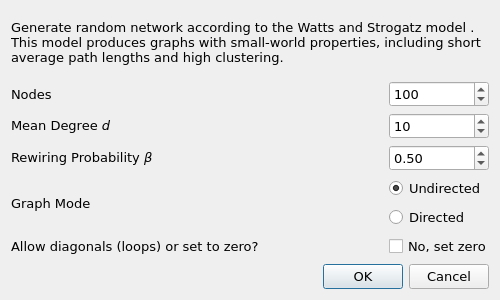
<?xml version="1.0" encoding="UTF-8"?>
<ui version="4.0">
 <class>RandSmallWorldDialog</class>
 <widget class="QDialog" name="RandSmallWorldDialog">
  <property name="geometry">
   <rect>
    <x>0</x>
    <y>0</y>
    <width>500</width>
    <height>300</height>
   </rect>
  </property>
  <property name="sizePolicy">
   <sizepolicy hsizetype="Minimum" vsizetype="Minimum">
    <horstretch>0</horstretch>
    <verstretch>0</verstretch>
   </sizepolicy>
  </property>
  <property name="minimumSize">
   <size>
    <width>500</width>
    <height>300</height>
   </size>
  </property>
  <property name="maximumSize">
   <size>
    <width>550</width>
    <height>350</height>
   </size>
  </property>
  <property name="font">
   <font>
    <family>DejaVu Sans</family>
   </font>
  </property>
  <property name="windowTitle">
   <string>Dialog</string>
  </property>
  <layout class="QGridLayout" name="gridLayout">
   <item row="0" column="0">
    <widget class="QLabel" name="label_2">
     <property name="sizePolicy">
      <sizepolicy hsizetype="MinimumExpanding" vsizetype="Preferred">
       <horstretch>0</horstretch>
       <verstretch>0</verstretch>
      </sizepolicy>
     </property>
     <property name="minimumSize">
      <size>
       <width>450</width>
       <height>50</height>
      </size>
     </property>
     <property name="font">
      <font>
       <pointsize>10</pointsize>
       <weight>50</weight>
       <italic>false</italic>
       <bold>false</bold>
       <underline>false</underline>
      </font>
     </property>
     <property name="frameShape">
      <enum>QFrame::NoFrame</enum>
     </property>
     <property name="frameShadow">
      <enum>QFrame::Sunken</enum>
     </property>
     <property name="text">
      <string>Generate random network according to the Watts and Strogatz model .
 This model produces graphs with small-world properties, including
 short average path lengths and high clustering.
</string>
     </property>
     <property name="textFormat">
      <enum>Qt::RichText</enum>
     </property>
     <property name="wordWrap">
      <bool>true</bool>
     </property>
    </widget>
   </item>
   <item row="1" column="0">
    <layout class="QHBoxLayout" name="horizontalLayout_2">
     <item>
      <widget class="QLabel" name="nodesLabel">
       <property name="sizePolicy">
        <sizepolicy hsizetype="MinimumExpanding" vsizetype="Preferred">
         <horstretch>0</horstretch>
         <verstretch>0</verstretch>
        </sizepolicy>
       </property>
       <property name="minimumSize">
        <size>
         <width>380</width>
         <height>0</height>
        </size>
       </property>
       <property name="font">
        <font>
         <pointsize>10</pointsize>
        </font>
       </property>
       <property name="text">
        <string>Nodes</string>
       </property>
      </widget>
     </item>
     <item>
      <widget class="QSpinBox" name="nodesSpinBox">
       <property name="sizePolicy">
        <sizepolicy hsizetype="Fixed" vsizetype="Fixed">
         <horstretch>0</horstretch>
         <verstretch>0</verstretch>
        </sizepolicy>
       </property>
       <property name="minimumSize">
        <size>
         <width>100</width>
         <height>0</height>
        </size>
       </property>
       <property name="font">
        <font>
         <pointsize>10</pointsize>
        </font>
       </property>
       <property name="toolTip">
        <string>&lt;html&gt;&lt;head/&gt;&lt;body&gt;&lt;p&gt;The resulting graph will have N nodes and N*d/2 edges&lt;/p&gt;&lt;/body&gt;&lt;/html&gt;</string>
       </property>
       <property name="minimum">
        <number>4</number>
       </property>
       <property name="maximum">
        <number>9999</number>
       </property>
       <property name="value">
        <number>100</number>
       </property>
      </widget>
     </item>
    </layout>
   </item>
   <item row="2" column="0">
    <layout class="QHBoxLayout" name="horizontalLayout_6">
     <property name="sizeConstraint">
      <enum>QLayout::SetMinimumSize</enum>
     </property>
     <item>
      <widget class="QLabel" name="label_4">
       <property name="sizePolicy">
        <sizepolicy hsizetype="MinimumExpanding" vsizetype="Preferred">
         <horstretch>0</horstretch>
         <verstretch>0</verstretch>
        </sizepolicy>
       </property>
       <property name="minimumSize">
        <size>
         <width>380</width>
         <height>0</height>
        </size>
       </property>
       <property name="font">
        <font>
         <pointsize>10</pointsize>
        </font>
       </property>
       <property name="text">
        <string>&lt;html&gt;&lt;head/&gt;&lt;body&gt;&lt;p&gt;Mean Degree &lt;span style=&quot; font-style:italic;&quot;&gt;d&lt;/span&gt;&lt;/p&gt;&lt;/body&gt;&lt;/html&gt;</string>
       </property>
      </widget>
     </item>
     <item>
      <widget class="QSpinBox" name="degreeSpinBox">
       <property name="minimumSize">
        <size>
         <width>100</width>
         <height>0</height>
        </size>
       </property>
       <property name="font">
        <font>
         <pointsize>10</pointsize>
        </font>
       </property>
       <property name="toolTip">
        <string>&lt;html&gt;&lt;head/&gt;&lt;body&gt;&lt;p&gt;This is the mean edge degree each new node will have&lt;/p&gt;&lt;/body&gt;&lt;/html&gt;</string>
       </property>
       <property name="minimum">
        <number>2</number>
       </property>
       <property name="maximum">
        <number>9999</number>
       </property>
       <property name="singleStep">
        <number>2</number>
       </property>
       <property name="value">
        <number>10</number>
       </property>
      </widget>
     </item>
    </layout>
   </item>
   <item row="3" column="0">
    <layout class="QHBoxLayout" name="horizontalLayout">
     <item>
      <widget class="QLabel" name="probLabel">
       <property name="sizePolicy">
        <sizepolicy hsizetype="MinimumExpanding" vsizetype="Preferred">
         <horstretch>0</horstretch>
         <verstretch>0</verstretch>
        </sizepolicy>
       </property>
       <property name="minimumSize">
        <size>
         <width>400</width>
         <height>0</height>
        </size>
       </property>
       <property name="font">
        <font>
         <pointsize>10</pointsize>
        </font>
       </property>
       <property name="text">
        <string>&lt;html&gt;&lt;head/&gt;&lt;body&gt;&lt;p&gt;Rewiring Probability &lt;span style=&quot; font-style:italic;&quot;&gt;β&lt;/span&gt;&lt;/p&gt;&lt;/body&gt;&lt;/html&gt;</string>
       </property>
      </widget>
     </item>
     <item>
      <widget class="QDoubleSpinBox" name="probDoubleSpinBox">
       <property name="sizePolicy">
        <sizepolicy hsizetype="Fixed" vsizetype="Fixed">
         <horstretch>0</horstretch>
         <verstretch>0</verstretch>
        </sizepolicy>
       </property>
       <property name="minimumSize">
        <size>
         <width>100</width>
         <height>0</height>
        </size>
       </property>
       <property name="font">
        <font>
         <pointsize>10</pointsize>
        </font>
       </property>
       <property name="minimum">
        <double>0.010000000000000</double>
       </property>
       <property name="maximum">
        <double>1.000000000000000</double>
       </property>
       <property name="singleStep">
        <double>0.010000000000000</double>
       </property>
       <property name="value">
        <double>0.500000000000000</double>
       </property>
      </widget>
     </item>
    </layout>
   </item>
   <item row="4" column="0">
    <layout class="QHBoxLayout" name="horizontalLayout_3">
     <item>
      <widget class="QLabel" name="label">
       <property name="sizePolicy">
        <sizepolicy hsizetype="MinimumExpanding" vsizetype="Preferred">
         <horstretch>0</horstretch>
         <verstretch>0</verstretch>
        </sizepolicy>
       </property>
       <property name="minimumSize">
        <size>
         <width>400</width>
         <height>0</height>
        </size>
       </property>
       <property name="font">
        <font>
         <pointsize>10</pointsize>
         <weight>50</weight>
         <bold>false</bold>
        </font>
       </property>
       <property name="text">
        <string>Graph Mode</string>
       </property>
      </widget>
     </item>
     <item>
      <layout class="QVBoxLayout" name="verticalLayout">
       <item>
        <widget class="QRadioButton" name="undirectedRadioButton">
         <property name="sizePolicy">
          <sizepolicy hsizetype="Fixed" vsizetype="Fixed">
           <horstretch>0</horstretch>
           <verstretch>0</verstretch>
          </sizepolicy>
         </property>
         <property name="minimumSize">
          <size>
           <width>100</width>
           <height>0</height>
          </size>
         </property>
         <property name="font">
          <font>
           <pointsize>10</pointsize>
           <italic>false</italic>
           <underline>false</underline>
           <strikeout>false</strikeout>
          </font>
         </property>
         <property name="text">
          <string>Undirected</string>
         </property>
         <property name="checked">
          <bool>true</bool>
         </property>
         <property name="autoExclusive">
          <bool>false</bool>
         </property>
        </widget>
       </item>
       <item>
        <widget class="QRadioButton" name="directedRadioButton">
         <property name="sizePolicy">
          <sizepolicy hsizetype="Fixed" vsizetype="Fixed">
           <horstretch>0</horstretch>
           <verstretch>0</verstretch>
          </sizepolicy>
         </property>
         <property name="minimumSize">
          <size>
           <width>100</width>
           <height>0</height>
          </size>
         </property>
         <property name="font">
          <font>
           <pointsize>10</pointsize>
          </font>
         </property>
         <property name="text">
          <string>Directed</string>
         </property>
         <property name="autoExclusive">
          <bool>false</bool>
         </property>
        </widget>
       </item>
      </layout>
     </item>
    </layout>
   </item>
   <item row="5" column="0">
    <layout class="QHBoxLayout" name="horizontalLayout_4">
     <item>
      <widget class="QLabel" name="label_3">
       <property name="sizePolicy">
        <sizepolicy hsizetype="MinimumExpanding" vsizetype="Preferred">
         <horstretch>0</horstretch>
         <verstretch>0</verstretch>
        </sizepolicy>
       </property>
       <property name="minimumSize">
        <size>
         <width>400</width>
         <height>0</height>
        </size>
       </property>
       <property name="font">
        <font>
         <pointsize>10</pointsize>
        </font>
       </property>
       <property name="text">
        <string>Allow diagonals (loops) or set to zero?</string>
       </property>
      </widget>
     </item>
     <item>
      <layout class="QVBoxLayout" name="verticalLayout_2">
       <item>
        <widget class="QCheckBox" name="diagCheckBox">
         <property name="sizePolicy">
          <sizepolicy hsizetype="Fixed" vsizetype="Fixed">
           <horstretch>0</horstretch>
           <verstretch>0</verstretch>
          </sizepolicy>
         </property>
         <property name="minimumSize">
          <size>
           <width>100</width>
           <height>0</height>
          </size>
         </property>
         <property name="font">
          <font>
           <pointsize>10</pointsize>
          </font>
         </property>
         <property name="text">
          <string>No, set zero</string>
         </property>
         <property name="checked">
          <bool>false</bool>
         </property>
        </widget>
       </item>
      </layout>
     </item>
    </layout>
   </item>
   <item row="6" column="0">
    <widget class="QDialogButtonBox" name="buttonBox">
     <property name="font">
      <font>
       <pointsize>10</pointsize>
      </font>
     </property>
     <property name="orientation">
      <enum>Qt::Horizontal</enum>
     </property>
     <property name="standardButtons">
      <set>QDialogButtonBox::Cancel|QDialogButtonBox::Ok</set>
     </property>
    </widget>
   </item>
  </layout>
 </widget>
 <resources/>
 <connections>
  <connection>
   <sender>buttonBox</sender>
   <signal>accepted()</signal>
   <receiver>RandSmallWorldDialog</receiver>
   <slot>accept()</slot>
   <hints>
    <hint type="sourcelabel">
     <x>257</x>
     <y>373</y>
    </hint>
    <hint type="destinationlabel">
     <x>157</x>
     <y>274</y>
    </hint>
   </hints>
  </connection>
  <connection>
   <sender>buttonBox</sender>
   <signal>rejected()</signal>
   <receiver>RandSmallWorldDialog</receiver>
   <slot>reject()</slot>
   <hints>
    <hint type="sourcelabel">
     <x>325</x>
     <y>373</y>
    </hint>
    <hint type="destinationlabel">
     <x>286</x>
     <y>274</y>
    </hint>
   </hints>
  </connection>
 </connections>
</ui>
